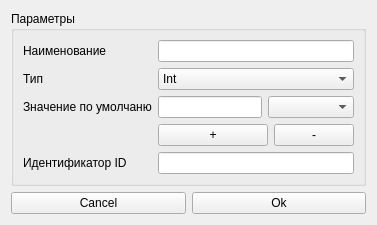
<?xml version="1.0" encoding="UTF-8"?>
<ui version="4.0">
 <class>Form</class>
 <widget class="QWidget" name="Form">
  <property name="geometry">
   <rect>
    <x>0</x>
    <y>0</y>
    <width>377</width>
    <height>215</height>
   </rect>
  </property>
  <property name="windowTitle">
   <string>Form</string>
  </property>
  <layout class="QGridLayout" name="gridLayout_2">
   <item row="1" column="1">
    <widget class="QPushButton" name="pushButton">
     <property name="text">
      <string>Ok</string>
     </property>
    </widget>
   </item>
   <item row="1" column="0">
    <widget class="QPushButton" name="pushButton_2">
     <property name="text">
      <string>Cancel</string>
     </property>
    </widget>
   </item>
   <item row="0" column="0" colspan="2">
    <widget class="QGroupBox" name="groupBox">
     <property name="title">
      <string>Параметры</string>
     </property>
     <layout class="QGridLayout" name="gridLayout">
      <item row="0" column="0">
       <widget class="QLabel" name="label">
        <property name="text">
         <string>Наименование</string>
        </property>
       </widget>
      </item>
      <item row="0" column="1" colspan="3">
       <widget class="QLineEdit" name="editName"/>
      </item>
      <item row="1" column="0">
       <widget class="QLabel" name="label_2">
        <property name="text">
         <string>Тип</string>
        </property>
       </widget>
      </item>
      <item row="1" column="1" colspan="3">
       <widget class="QComboBox" name="combType">
        <item>
         <property name="text">
          <string>Int</string>
         </property>
        </item>
        <item>
         <property name="text">
          <string>Double</string>
         </property>
        </item>
        <item>
         <property name="text">
          <string>QString</string>
         </property>
        </item>
        <item>
         <property name="text">
          <string>QHostAddress</string>
         </property>
        </item>
        <item>
         <property name="text">
          <string>QList</string>
         </property>
        </item>
        <item>
         <property name="text">
          <string>QVariant</string>
         </property>
        </item>
       </widget>
      </item>
      <item row="2" column="0">
       <widget class="QLabel" name="label_3">
        <property name="text">
         <string>Значение по умолчаню</string>
        </property>
       </widget>
      </item>
      <item row="2" column="1">
       <widget class="QLineEdit" name="defLine"/>
      </item>
      <item row="2" column="2" colspan="2">
       <widget class="QComboBox" name="editDef"/>
      </item>
      <item row="3" column="1" colspan="2">
       <widget class="QPushButton" name="pushButton_3">
        <property name="text">
         <string>+</string>
        </property>
       </widget>
      </item>
      <item row="3" column="3">
       <widget class="QPushButton" name="pushButton_4">
        <property name="text">
         <string>-</string>
        </property>
       </widget>
      </item>
      <item row="4" column="0">
       <widget class="QLabel" name="label_4">
        <property name="text">
         <string>Идентификатор ID</string>
        </property>
       </widget>
      </item>
      <item row="4" column="1" colspan="3">
       <widget class="QLineEdit" name="editID"/>
      </item>
     </layout>
    </widget>
   </item>
  </layout>
 </widget>
 <resources/>
 <connections/>
</ui>
